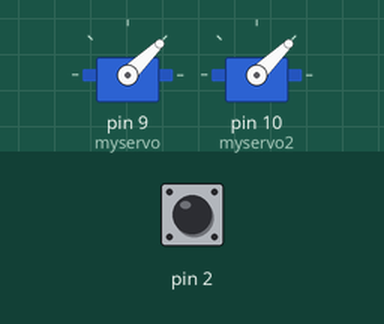
Simulated run of this sketch. Board: Arduino Uno, built with avr-gcc and run on an emulated ATmega328P. Parts: 2 × servo. The test bench sets the inputs (shaded band); at power-on: pin 2 HIGH.

Above: at 10.2 s.
10.3 s: pin 2 pulled LOW for 0.15 s
At 10.46 s:
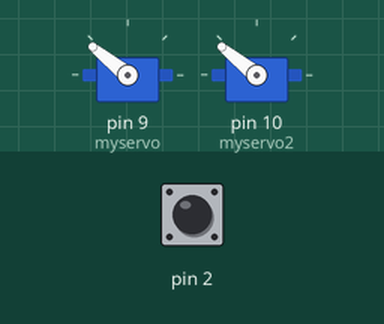
At 11.02 s:
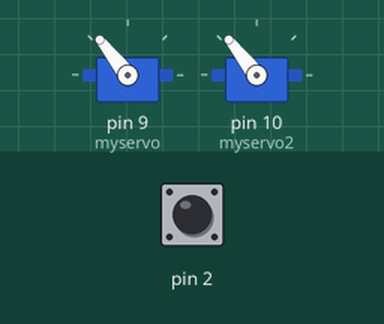
13.3 s: pin 2 pulled LOW for 1 s
At 16.06 s:
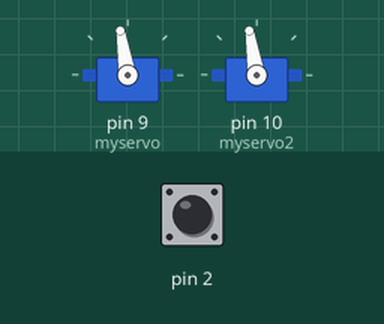
Timing chart, 0 to 19.8 s (numbered marks = the images above; inputs shaded):
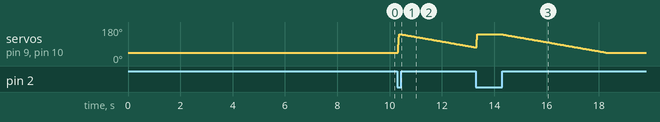

The sketch:

Ultra-Nerf.ino
```cpp
// Created By Michael Dixon (Ultrasonic2) Auckland New Zealand

//Battery + "Bucked" down > 9ish volts in at VIN
//Battery - > GND

//Trigger > D2
//Trigger > GND

// Servo Signal (PULSE) > D9
// Servo - > D7

// Trimpot > +5v
// trimpot > A7


//----SETTINGS YOU CAN CHANGE
//Brake time setting
float FallToTime = 4000; //ms
//accelerate time setting
float RiseToTime = 50; //ms. Start with 200ms for 4s

int EnablePot =0 ; // 1 = yes 0 = no
int InveretPotDirection = 0; // 1 = yes  0 =no


// don't change the below setting

#include <Servo.h>
Servo myservo;
Servo myservo2;
int RevPulled;
int PreviousFlyWheel = 0; //off
float MaxServo = 2000;
float MinServo = 1000;
float CurrentServoTime = MinServo;
float TimefromTriggerPulled;
float TimefromTriggerchanged;


float TimeFromTrigReleaseMS;
float DiffBetweenBLMinMax;
float MStoTrottleGain;
float temp1;
float temp2;
float temp3;
int CurrentFlyWheel;
float PercentofFallToTime;
float TimefromBoot;

int CurrentPot;
//

void setup() {
   myservo.attach(9);
   myservo2.attach(10);
   pinMode(2, INPUT_PULLUP);
   digitalWrite(7,LOW);
   Serial.begin(9600); //hum
 //  myservo.write(MinServo);
  myservo.write(1000);
  myservo2.write(1000);
  delay(9000);
  CurrentPot = MaxServo;

}

void Buttonsstate()// de bounce
{
   CurrentFlyWheel = digitalRead(2);

  if (CurrentFlyWheel != PreviousFlyWheel )
  {
    //Serial.println("CurrentFlyWheel"); //hum
    delay (10);
    RevPulled =digitalRead(2);

     if (RevPulled != PreviousFlyWheel )
      {
      TimefromTriggerchanged = millis();
      }
      PreviousFlyWheel = RevPulled;
  }
}// buttonState


void RevDown()// RevDown
{

  TimeFromTrigReleaseMS = TimefromBoot - TimefromTriggerchanged;
 if (TimeFromTrigReleaseMS > 0){
       PercentofFallToTime = ( TimeFromTrigReleaseMS/FallToTime) *100;

       temp1 =  ((1000/100*PercentofFallToTime));
       temp2 = 1000 - temp1 + temp3;

        if (temp2 < MinServo) {
          temp2 = MinServo;
          }

        CurrentServoTime = temp2;
 }
else
{
   temp3=(CurrentServoTime-1000) ;
}

}// RevDown


void RevUp()
{

   TimeFromTrigReleaseMS = TimefromBoot - TimefromTriggerchanged;

if (TimeFromTrigReleaseMS > 0){

       PercentofFallToTime = (TimeFromTrigReleaseMS/RiseToTime) *100;

       temp1 =  ((1000/100*PercentofFallToTime));
       temp2 = 1000 + temp1 + temp3;

        if (temp2 > MaxServo) {
          temp2 = MaxServo;
          }

       CurrentServoTime = temp2;
}
else
{
   temp3=(CurrentServoTime-1000) ;
}


}/// REVUP

void pot(){
  CurrentPot = analogRead(7);
   Serial.print(CurrentPot);


  if (InveretPotDirection == 0){
    if (CurrentPot > 1010 ){
      CurrentPot = 2000;
    }
    else{
      CurrentPot = 1000+ CurrentPot ; // yes this is pointless :)
    }
  }
  else{
     if (CurrentPot < 13 ){
      CurrentPot = 2000;
    }
    else{
      CurrentPot = (1023-CurrentPot)+1000 ; // yes this is pointless :)
    }

  }


}


void loop() {
   Buttonsstate();

  TimefromBoot = millis();
  if (EnablePot ==1){
    pot();
  }

  MaxServo = CurrentPot;

  if  (RevPulled ==LOW )// pulled, REV UP
  {
    RevUp();
    digitalWrite(13, HIGH);
  }
  else ////// REV DOWN
  {
      RevDown();
      digitalWrite(13, LOW);
      //Stop Motor
  }

 myservo.write(CurrentServoTime);
 myservo2.write(CurrentServoTime);

//delay (1); // TEMPPPPPPPPPPPPPPPPPPPP
}
```

Measured:
- after the input at 10.3 s, servo on pin 9 (myservo), servo on pin 10 (myservo2): rises from 44° to 141° in 0.05 s, then falls to 72° in 2.9 s
